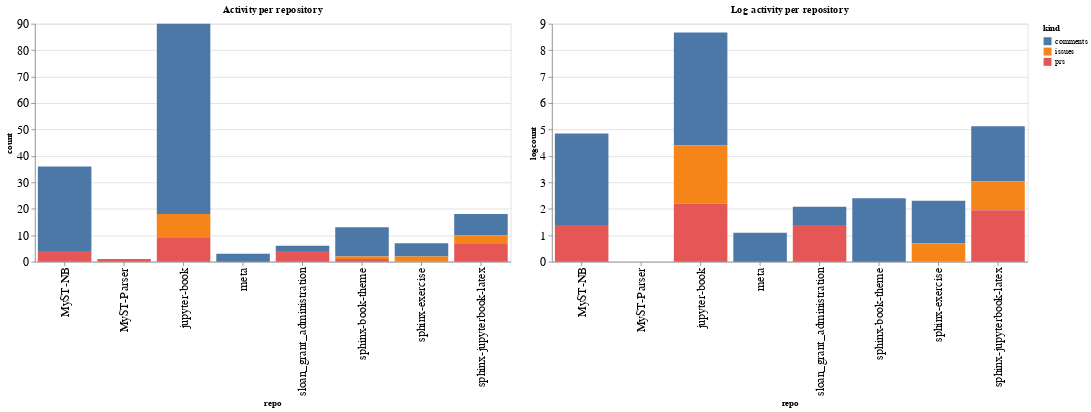

Here is the notebook cell this chart was saved with:
### Code cell
ch1 = alt.Chart(repo_summaries, width=600, title="Activity per repository").mark_bar().encode(
    x='repo',
    y='count',
    color='kind',
    tooltip="kind"
)

ch2 = alt.Chart(repo_summaries, width=600, title="Log activity per repository").mark_bar().encode(
    x='repo',
    y='logcount',
    color='kind',
    tooltip="kind"
)

ch1 | ch2

### Figure 1 — Vega-Lite specification as saved in the notebook (floating-point values rounded to 4 significant figures)
{"config": {"axisLeft": {"labelFontSize": 15}, "axisBottom": {"labelFontSize": 15}}, "hconcat": [{"mark": "bar", "encoding": {"color": {"type": "nominal", "field": "kind"}, "tooltip": {"type": "nominal", "field": "kind"}, "x": {"type": "nominal", "field": "repo"}, "y": {"type": "quantitative", "field": "count"}}, "title": "Activity per repository", "width": 600}, {"mark": "bar", "encoding": {"color": {"type": "nominal", "field": "kind"}, "tooltip": {"type": "nominal", "field": "kind"}, "x": {"type": "nominal", "field": "repo"}, "y": {"type": "quantitative", "field": "logcount"}}, "title": "Log activity per repository", "width": 600}], "data": {"name": "data-aec1fb83104f7eb3b8262601a9c2b754"}, "$schema": "https://vega.github.io/schema/vega-lite/v4.8.1.json", "datasets": {"data-aec1fb83104f7eb3b8262601a9c2b754": [{"repo": "MyST-NB", "kind": "comments", "count": 32, "logcount": 3.466}, {"repo": "MyST-NB", "kind": "prs", "count": 4, "logcount": 1.386}, {"repo": "MyST-Parser", "kind": "prs", "count": 1, "logcount": 0.0}, {"repo": "jupyter-book", "kind": "comments", "count": 72, "logcount": 4.277}, {"repo": "jupyter-book", "kind": "issues", "count": 9, "logcount": 2.197}, {"repo": "jupyter-book", "kind": "prs", "count": 9, "logcount": 2.197}, {"repo": "meta", "kind": "comments", "count": 3, "logcount": 1.099}, {"repo": "sloan_grant_administration", "kind": "comments", "count": 2, "logcount": 0.6931}, {"repo": "sloan_grant_administration", "kind": "prs", "count": 4, "logcount": 1.386}, {"repo": "sphinx-book-theme", "kind": "comments", "count": 11, "logcount": 2.398}, {"repo": "sphinx-book-theme", "kind": "issues", "count": 1, "logcount": 0.0}, {"repo": "sphinx-book-theme", "kind": "prs", "count": 1, "logcount": 0.0}, {"repo": "sphinx-exercise", "kind": "comments", "count": 5, "logcount": 1.609}, {"repo": "sphinx-exercise", "kind": "issues", "count": 2, "logcount": 0.6931}, {"repo": "sphinx-jupyterbook-latex", "kind": "comments", "count": 8, "logcount": 2.079}, {"repo": "sphinx-jupyterbook-latex", "kind": "issues", "count": 3, "logcount": 1.099}, {"repo": "sphinx-jupyterbook-latex", "kind": "prs", "count": 7, "logcount": 1.946}]}}
